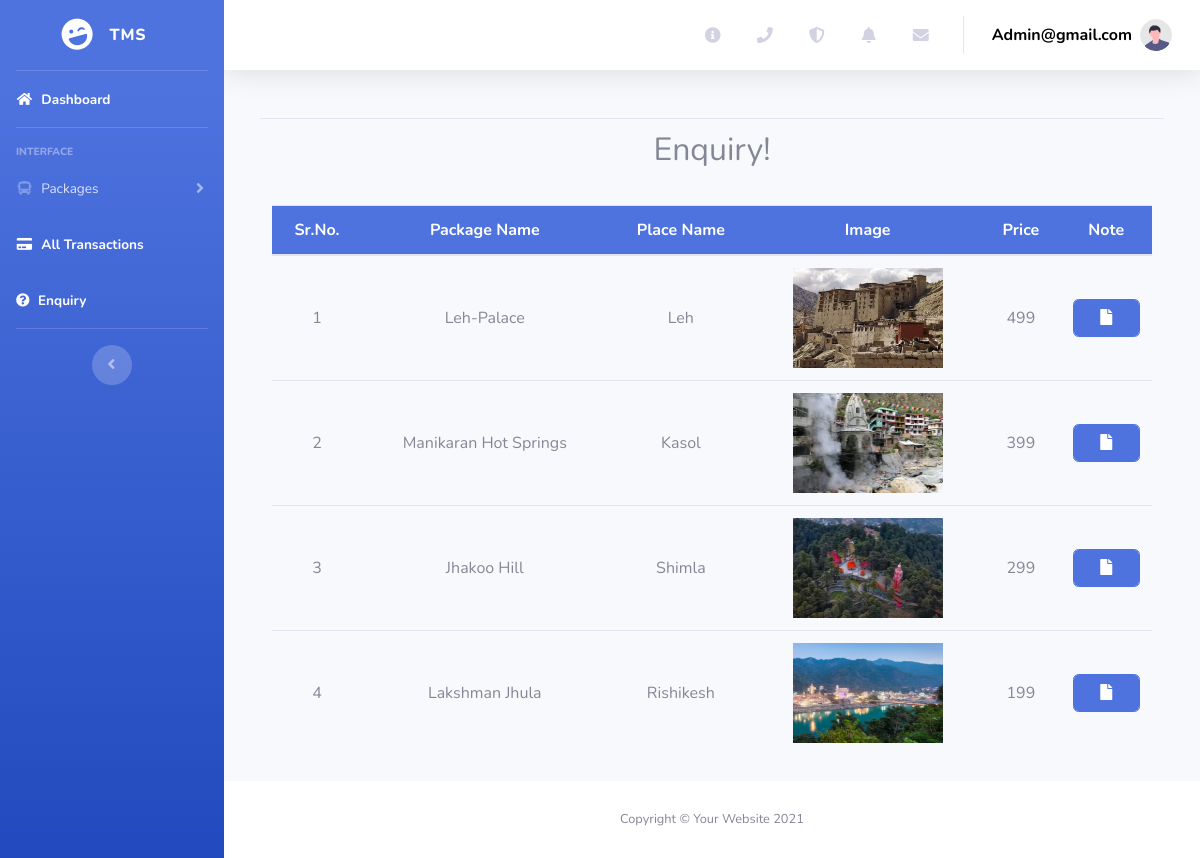
The app's page /customer_enquiry.php (signed in) with its own data.
### tables this page shows
CREATE TABLE `package` (
  `id` int(11) NOT NULL,
  `package_name` varchar(100) NOT NULL,
  `place_name` varchar(100) NOT NULL,
  `image` varchar(100) NOT NULL,
  `price` varchar(100) NOT NULL,
  `description` longtext NOT NULL,
  `created_at` timestamp NOT NULL DEFAULT current_timestamp(),
  `updated_at` timestamp NOT NULL DEFAULT current_timestamp()
);

### customer_enquiry.php (the view, shortened to what this page needs)
<?php
include "designs/header.php";
include "designs/sidebar.php";
?>
<div class="container mt-5">
    <div class="row justify-content-center">
        <table class="table table-hover table-purple">
            <thead>
                <tr>
                    <td>
                        <h2>Enquiry!</h2>
                    </td>
                </tr>
            </thead>
        </table>
        <div class="table-responsive">
            <div class="col-lg-12">
                <table class="table table-hover table-purple">
                    <thead>
                        <tr align="center">
                            <th>Sr.No.</th>
                            <th>Package Name</th>
                            <th>Place Name</th>
                            <th>Image</th>
                            <th>Price</th>
                            <th>Note</th>
                        </tr>
                    </thead>
                    <tbody>
                        <?php
                        $q = "SELECT * FROM `package`";
                        $result = $con->query($q);
                        if ($result->num_rows > 0) {
                            $s = 1;
                            while ($row = $result->fetch_assoc()) {
                                $packageData = json_encode(array(
                                    'packageId' => $row['id'],
                                    'packageName' => $row['package_name'],
                                    'placeName' => $row['place_name'],
                                    'price' => $row['price']
                                ));
                                echo "<tr>";
                                echo "<td align='center'>" . $s . "</td>";
                                echo "<td>" . $row['package_name'] . "</td>";
                                echo "<td>" . $row['place_name'] . "</td>";
                                echo "<td><img src='functions/" . $row['image'] . "' height='100px' width='150px'/></td>";
                                echo "<td>" . $row['price'] . "</td>";
                                echo "<td align='center'>
                                        <button type='button' class='btn btn-primary form-control enquiry-modal' title='Enquiry' data-toggle='modal' data-target='#enquiry_modal' data-package='" . htmlspecialchars($packageData) . "'>
                                            <i class='fas fa-fw fa-file' id='message' package-id=''></i>
                                        </button>
                                      </td>";
                                echo "</tr>";
                                $s++;
                            }
                        } else {
                            echo "No records found for email: $email";
                        }
                        ?>
                    </tbody>
                </table>
            </div>
        </div>
    </div>
</div>
<?php
include "designs/footer.php";
?>

### designs/header.php (shortened to what this page needs)
<!DOCTYPE html>
<html lang="en">
<head>
    <link href="assets/vendor/fontawesome-free/css/all.min.css" rel="stylesheet" type="text/css">
    <link href="assets/css/sb-admin-2.css?v=<?php echo rand(); ?>" rel="stylesheet">
    <link rel="stylesheet" href="https://cdnjs.cloudflare.com/ajax/libs/font-awesome/5.15.3/css/all.min.css" />
    <link rel="stylesheet" href="https://cdnjs.cloudflare.com/ajax/libs/bootstrap-datepicker/1.9.0/css/bootstrap-datepicker.min.css">
</head>

### designs/sidebar.php (shortened to what this page needs)
<body id="page-top">
    <div id="wrapper">
        <ul class="navbar-nav bg-gradient-primary sidebar sidebar-dark accordion" id="accordionSidebar">
            <a class="sidebar-brand d-flex align-items-center justify-content-center" href="detail.php">
                <div class="sidebar-brand-icon rotate-n-15">
                    <i class="fas fa-laugh-wink"></i>
                </div>
                <div class="sidebar-brand-text mx-3">TMS</div>
            </a>
            <hr class="sidebar-divider my-0">
            <li class="nav-item active">
                <a class="nav-link" href="detail.php">
                    <i class="fas fa-fw fa-home"></i>
                    <span>Dashboard</span></a>
            </li>
            <hr class="sidebar-divider">
            <div class="sidebar-heading">
                Interface
            </div>
            <?php
            if (isset($_SESSION['email'])) {
                if ($_SESSION['role'] === "admin") {
            ?>
                    <li class="nav-item">
                        <a class="nav-link collapsed" href="#" data-toggle="collapse" data-target="#collapseTwo" aria-expanded="true" aria-controls="collapseTwo">
                            <i class="fas fa-fw fa-bus"></i>
                            <span>Packages</span>
                        </a>
                    </li>
                    <li class="nav-item active">
                        <a class="nav-link" href="transaction.php">
                            <i class="fas fa-fw fa-credit-card"></i>
                            <span>All Transactions</span></a>
                    </li>
                    <li class="nav-item active">
                        <a class="nav-link" href="admin_enquiry.php">
                            <i class="fa fa-question-circle" aria-hidden="true"></i>
                            <span>Enquiry</span></a>
                    </li>
            <?php
                }
            }
            ?>
            <hr class="sidebar-divider">
            <div class="text-center d-none d-md-inline">
                <button class="rounded-circle border-0" id="sidebarToggle"></button>
            </div>
        </ul>
        <div id="content-wrapper" class="d-flex flex-column">
            <div id="content">
                <nav class="navbar navbar-expand navbar-light bg-white topbar mb-4 static-top shadow">
                    <ul class="navbar-nav ml-auto">
                        <li class="nav-item dropdown no-arrow mx-1">
                            <a class="nav-link dropdown-toggle" href="about_us.php" title="About Us">
                                <i class="fas fa-info-circle fa-fw"></i>
                            </a>
                        </li>
                        <li class="nav-item dropdown no-arrow mx-1">
                            <a class="nav-link dropdown-toggle" href="contact_us.php" title="Contact Us">
                                <i class="fas fa-phone fa-fw"></i>
                            </a>
                        </li>
                        <li class="nav-item dropdown no-arrow mx-1">
                            <a class="nav-link dropdown-toggle" href="privacy_policies.php" title="Privacy Policies">
                                <i class="fas fa-shield-alt fa-fw"></i>
                            </a>
                        </li>
                        <li class="nav-item dropdown no-arrow mx-1">
                            <?php
                            if (isset($_SESSION['email'])) {
                                if ($_SESSION['role'] === "customer") {
                            ?>
                                    <a class="nav-link dropdown-toggle" href="cart.php" title="Notification">
                                        <i class="fas fa-bell fa-fw"></i>
                                        <span id='cartCount' class='badge badge-danger badge-counter'></span>
                                    </a>
                                <?php
                                } elseif ($_SESSION['role'] === "admin") {
                                ?>
                                    <a class="nav-link dropdown-toggle" href="request_package.php" title="Notification">
                                        <i class="fas fa-bell fa-fw"></i>
                                    </a>
                            <?php
                                }
                            }
                            ?>
                        </li>
                        <li class="nav-item dropdown no-arrow mx-1">
                            <?php
                            if (isset($_SESSION['email'])) {
                                if ($_SESSION['role'] === "admin") {
                            ?>
                                    <a class="nav-link dropdown-toggle" href="admin_enquiry.php" title="Message">
                                        <i class="fas fa-envelope fa-fw"></i>
                                    </a>
                            <?php
                                }
                            }
                            ?>
                        </li>
                        <li class="nav-item dropdown no-arrow">
                            <a class="nav-link dropdown-toggle" href="#" id="userDropdown" role="button" data-toggle="dropdown" aria-haspopup="true" aria-expanded="false">
                                <span class="mr-2 d-none d-lg-inline text-gray-600 small"><b>
                                        <font color="black" size="3">
                                            <?php
                                            if (isset($_SESSION['email'])) {
                                                if ($_SESSION['role'] === "admin") {
                                                    echo $_SESSION['email'];
                                                } else {
                                                    echo $_SESSION['email'];
                                                }
                                            }
                                            ?>
                                        </font>
                                    </b>
                                </span>
                                <img class="img-profile rounded-circle" src="assets/img/undraw_profile.svg">
                            </a>
                        </li>
                    </ul>
                </nav>
                <div class="container-fluid">

### designs/footer.php (shortened to what this page needs)
</div>
</div>
<footer class="sticky-footer bg-white">
    <div class="container my-auto">
        <div class="copyright text-center my-auto">
            <span>Copyright &copy; Your Website 2021</span>
        </div>
    </div>
</footer>
</div>
</div>
</body>
</html>

### records on screen
package: package_name "Leh-Palace", place_name "Leh", image (picture), price "499"
package: package_name "Manikaran Hot Springs", place_name "Kasol", image (picture), price "399"
package: package_name "Jhakoo Hill", place_name "Shimla", image (picture), price "299"
package: package_name "Lakshman Jhula", place_name "Rishikesh", image (picture), price "199"

### other values on screen
$_SESSION['email'] "Admin@gmail.com"
